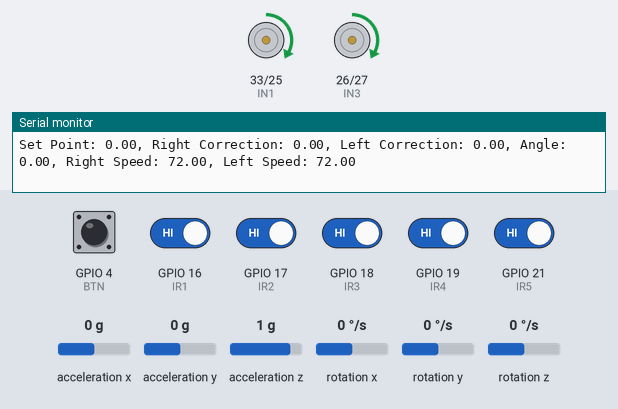
A sketch run on a simulated ESP32. Shown: motor-driver pin pairs drawn as motors (green arrow = first pin HIGH = forward, orange = second pin HIGH = backward, longer = more drive, scaled by the enable pin), the last lines printed to the serial monitor. Inputs (shaded band) come from the test bench; at power-on: GPIO 4 (BTN), GPIO 16 (IR1), GPIO 17 (IR2), GPIO 18 (IR3), GPIO 19 (IR4), GPIO 21 (IR5) HIGH, rotation z 0 °/s, acceleration x 0 g, acceleration y 0 g, acceleration z 1 g, rotation x 0 °/s, rotation y 0 °/s.

Above: at 1.8 s.
1.9 s: rotation z set to -192 °/s
At 3.89 s:
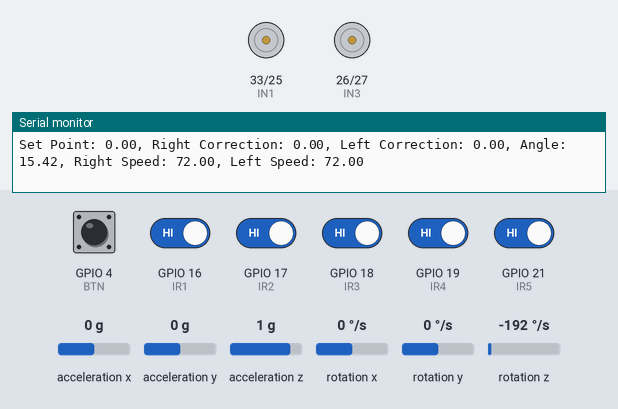
5.0 s: GPIO 16 (IR1) driven LOW
7.5 s: GPIO 17 (IR2) driven LOW
10.6 s: GPIO 21 (IR5) driven LOW
At 12.7 s:
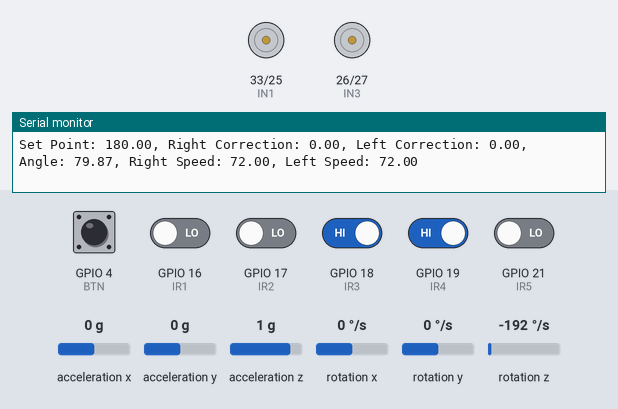
13.3 s: GPIO 17 (IR2) driven HIGH
At 13.8 s:
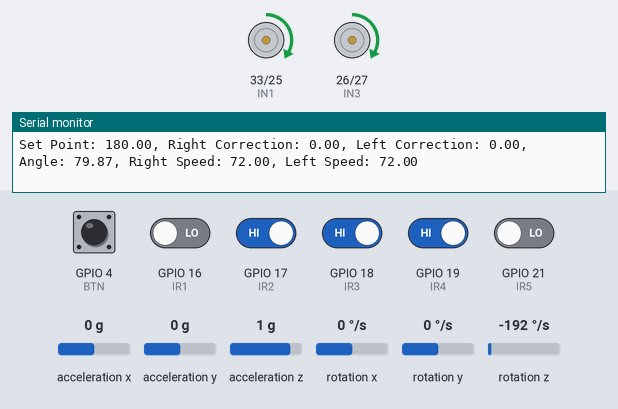
14.8 s: GPIO 18 (IR3) driven LOW
At 16.1 s:
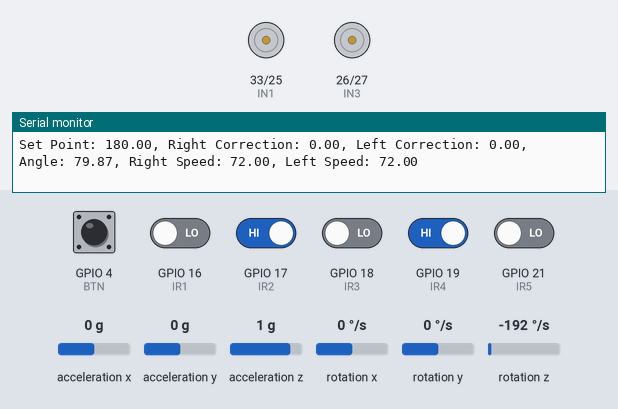
Timing chart, 0 to 17.3 s (numbered marks = the images above; inputs shaded):
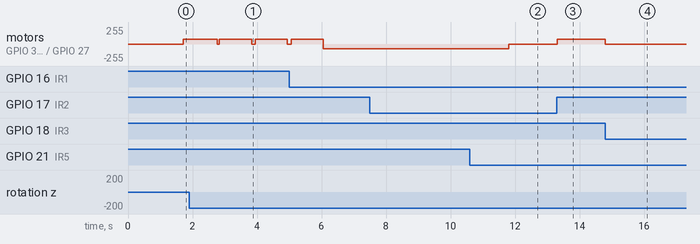

The sketch:

main.ino
```cpp
#include "I2Cdev.h"
#include "MPU6050_6Axis_MotionApps20.h"
#include "Wire.h"
#include "math.h"

#define IN1 33
#define IN2 25
#define IN3 26
#define IN4 27
#define ENA 32
#define ENB 14

#define IR1 16
#define IR2 17
#define IR3 18
#define IR4 19
#define IR5 21
#define BTN 4

int tryNumber = 1;
String path = "";
String simplePath = "";
int j = 0;

const int freq = 400;
const int res = 8;

MPU6050 mpu;

// MPU control/status vars
bool dmpReady = false;  // set true if DMP init was successful
uint8_t mpuIntStatus;   // holds actual interrupt status byte from MPU
uint8_t devStatus;      // return status after each device operation (0 = success, !0 = error)
uint16_t packetSize;    // expected DMP packet size (default is 42 bytes)
uint16_t fifoCount;     // count of all bytes currently in FIFO
uint8_t fifoBuffer[64]; // FIFO storage buffer

// orientation/motion vars
Quaternion q;           // [w, x, y, z]         quaternion container
VectorInt16 aa;         // [x, y, z]            accel sensor measurements
VectorInt16 aaReal;     // [x, y, z]            gravity-free accel sensor measurements
VectorInt16 aaWorld;    // [x, y, z]            world-frame accel sensor measurements
VectorFloat gravity;    // [x, y, z]            gravity vector
float euler[3];         // [psi, theta, phi]    Euler angle container
float ypr[3];           // [yaw, pitch, roll]   yaw/pitch/roll container and gravity vector

float kP = 4;
float kD = 0.1;
float kI = 0;

int milliOld;
int milliNew;
float dt;

float yawTarget = 0;
float yawActual;
float yawError = 0;
float yawErrorOld;
float yawErrorChange;
float yawErrorSlope = 0;
float yawErrorArea = 0;
float correction;
float angle;
float desired_angle;
float set_point = 0;

int milli;

float rscale = 4;
float lscale = 4;
float spd = 72;

void setup() {
  ledcSetup(0, freq, res);
  ledcSetup(1, freq, res);
  ledcAttachPin(ENA, 0);
  ledcAttachPin(ENB, 1);
  pinMode(IN1, OUTPUT);
  pinMode(IN2, OUTPUT);
  pinMode(IN3, OUTPUT);
  pinMode(IN4, OUTPUT);
  pinMode(ENA, OUTPUT);
  pinMode(ENB, OUTPUT);

  pinMode(IR1, INPUT);
  pinMode(IR2, INPUT);
  pinMode(IR3, INPUT);
  pinMode(IR4, INPUT);
  pinMode(IR5, INPUT);
  pinMode(BTN, INPUT_PULLUP);

  // join I2C bus (I2Cdev library doesn't do this automatically)
#if I2CDEV_IMPLEMENTATION == I2CDEV_ARDUINO_WIRE
  Wire.begin(23, 22);
  Wire.setClock(400000); // 400kHz I2C clock. Comment this line if having compilation difficulties
#elif I2CDEV_IMPLEMENTATION == I2CDEV_BUILTIN_FASTWIRE
  Fastwire::setup(400, true);
#endif

  // initialize serial communication
  // (115200 chosen because it is required for Teapot Demo output, but it's
  // really up to you depending on your project)
  Serial.begin(9600);
  while (!Serial); // wait for Leonardo enumeration, others continue immediately

  // NOTE: 8MHz or slower host processors, like the Teensy @ 3.3V or Arduino
  // Pro Mini running at 3.3V, cannot handle this baud rate reliably due to
  // the baud timing being too misaligned with processor ticks. You must use
  // 38400 or slower in these cases, or use some kind of external separate
  // crystal solution for the UART timer.

  // initialize device
  Serial.println(F("Initializing I2C devices..."));
  mpu.initialize();

  // verify connection
  Serial.println(F("Testing device connections..."));
  Serial.println(mpu.testConnection() ? F("MPU6050 connection successful") : F("MPU6050 connection failed"));

  // wait for ready
  /*Serial.println(F("\nSend any character to begin DMP programming and demo: "));
    while (Serial.available() && Serial.read()); // empty buffer
    while (!Serial.available());                 // wait for data
    while (Serial.available() && Serial.read()); // empty buffer again*/

  // load and configure the DMP
  Serial.println(F("Initializing DMP..."));
  devStatus = mpu.dmpInitialize();

  // supply your own gyro offsets here, scaled for min sensitivity
  mpu.setXGyroOffset(220);
  mpu.setYGyroOffset(76);
  mpu.setZGyroOffset(-85);
  mpu.setZAccelOffset(1788); // 1688 factory default for my test chip

  // make sure it worked (returns 0 if so)
  if (devStatus == 0) {
    // Calibration Time: generate offsets and calibrate our MPU6050
    mpu.CalibrateAccel(6);
    mpu.CalibrateGyro(6);
    mpu.PrintActiveOffsets();
    // turn on the DMP, now that it's ready
    Serial.println(F("Enabling DMP..."));
    mpu.setDMPEnabled(true);

    // enable Arduino interrupt detection
    Serial.print(F("Enabling interrupt detection (Arduino external interrupt "));
    Serial.println(F(")..."));
    mpuIntStatus = mpu.getIntStatus();

    // set our DMP Ready flag so the main loop() function knows it's okay to use it
    Serial.println(F("DMP ready! Waiting for first interrupt..."));
    dmpReady = true;

    // get expected DMP packet size for later comparison
    packetSize = mpu.dmpGetFIFOPacketSize();
  } else {
    // ERROR!
    // 1 = initial memory load failed
    // 2 = DMP configuration updates failed
    // (if it's going to break, usually the code will be 1)
    Serial.print(F("DMP Initialization failed (code "));
    Serial.print(devStatus);
    Serial.println(F(")"));
  }

  //motion part
  ledcSetup(0, freq, res);
  ledcSetup(1, freq, res);
  ledcAttachPin(ENA, 0);
  ledcAttachPin(ENB, 1);
  pinMode(IN1, OUTPUT);
  pinMode(IN2, OUTPUT);
  pinMode(IN3, OUTPUT);
  pinMode(IN4, OUTPUT);
  pinMode(ENA, OUTPUT);
  pinMode(ENB, OUTPUT);

  milliNew = millis();
}

void loop() {
  if (tryNumber == 1) { //check for the try number, then run the appropriate code
    firstTry();
  }
  else {
    secondTry();
  }
}

bool cycle(float x, float y)
{
  x += 360, y += 360;
  if (abs(x - y) > (360 - max(x, y)) + min(x, y))
    return true;
  return false;
}

void turnRight()
{
  set_point += 90;
  angle = imu_6050();
  if (set_point > 180)
  {
    set_point -= 360;
  }
  while (cycle(angle, set_point) ? angle > set_point - 15 : angle < set_point - 15)
  {
    right();
    angle = imu_6050();
  }
  milliNew = millis();
  stopp();
}

void turnLeft()
{
  angle = imu_6050();
  set_point -= 90;
  if (set_point < -180)
  {
    set_point += 360;
  }
  while (cycle(angle, set_point) ? angle < set_point + 15 : angle > set_point + 15)
  {
    left();
    angle = imu_6050();
  }
  milliNew = millis();
  stopp();
}

void right()
{
  digitalWrite(IN1, HIGH);
  digitalWrite(IN2, LOW);
  digitalWrite(IN3, HIGH);
  digitalWrite(IN4, LOW);
  ledcWrite(0, spd);
  ledcWrite(1, spd);
}

void left()
{
  digitalWrite(IN1, LOW);
  digitalWrite(IN2, HIGH);
  digitalWrite(IN3, LOW);
  digitalWrite(IN4, HIGH);
  ledcWrite(0, spd);
  ledcWrite(1, spd);
}

void forward()
{
  angle = imu_6050();
  float rcorrection = min(abs(correction / rscale), spd) * (correction / abs(correction ? correction : 1));
  float lcorrection = min(abs(correction / lscale), spd) * (correction / abs(correction ? correction : 1));
  Serial.print("Set Point: "); Serial.print(set_point);
  Serial.print(", Right Correction: "); Serial.print(rcorrection);
  Serial.print(", Left Correction: "); Serial.print(lcorrection);
  Serial.print(", Angle: "); Serial.print(angle);
  Serial.print(", Right Speed: "); Serial.print(spd - rcorrection);
  Serial.print(", Left Speed: "); Serial.print(spd + lcorrection);
  Serial.println();
  ledcWrite(0, spd - rcorrection); //right
  ledcWrite(1, spd + lcorrection); //left
}

void stopp()
{
  ledcWrite(0, 0);
  ledcWrite(1, 0);
}

//returns the state of the line that is currently followed
String lineState() {
  //reading ir sensor array
  int ir5 = !digitalRead(IR1);
  int ir4 = !digitalRead(IR2);
  int ir3 = !digitalRead(IR3);
  int ir2 = !digitalRead(IR4);
  int ir1 = !digitalRead(IR5);

  //if only the left-most sensor detects blackness, then the robot is going off-course to the left & must be corrected
  if (!ir2 && !ir3 && !ir4 && ir1) {
    return "offLEFT";
  }
  //if only the right-most sensor detects blackness, then the robot is going off-course to the right & must be corrected
  if (!ir2 && !ir3 && !ir4 && ir5) {
    return "offRIGHT";
  }
  //if no sensors detect blackness, then the robot has either reached a dead end and must go back, or has gone off-course and can no longer be corrected
  //SPECIAL CASE: if this was the case right after "RIGHT" or "LEFT" is returned, then the robot is at a 90-degrees turn
  //SPECIAL CASE: if this was the case right after "LEFTandRIGHT" is returned, then the robot is at a T-intersection
  if (!ir2 && !ir3 && !ir4) {
    return "NONE";
  }
  //if both the left-most & right-most sensors detect blackness, then then are branches to the left & to the right
  //IMPORTANT: must move a little forward and call the function again to check for T-intersection if "NONE" is returned
  //SPECIAL CASE: if this was the case right after "LEFTandRIGHT", then the robot is at a solid rectangle & has reached the end of the maze
  if (ir1 && ir5) {
    return "LEFTandRIGHT";
  }
  //if the left-most detects blackness, then then is a branch to the left
  //IMPORTANT: must move a little forward and call the function again to check for 90-degrees turn if "NONE" is returned
  if (ir1) {
    return "LEFT";
  }
  //if the right-most detects blackness, then then is a branch to the right
  //IMPORTANT: must move a little forward and call the function again to check for 90-degrees turn if "NONE" is returned
  if (ir5) {
    return "RIGHT";
  }
  //if none of the above cases are satisfied, then the robot is moving correctly along a straight line
  return "STRAIGHT";
}

//takes an string of a sequence of movements and returns an string with a simplified sequence, convert string to char array before passing to the function
char* simplify(char* sequence) {
  //calculate size of the string
  int n = 0;
  while (sequence[n] != '\0') {
    n++;
  }

  //new string variable for simplified sequence
  char* simple = (char*) malloc(n);
  int c = 0; //increment for the new string

  int done = 1; //will stay = 1 if the sequence cannot be simplified more, else = 0
  int i; //increment variable for the old string
  for (i = 1; i < n - 1; i++) { //start from 1 till n-1 because a 'B' cannot be the first or last movement
    if (sequence[i] == 'B') {
      done = 0; //simplifications exist for the sequence
      if (sequence[i - 1] == 'L' && sequence[i + 1] == 'L') { //replace "LBL" with 'S'
        simple[c] = 'S';
        i += 2;
        c++;
        break;
      }
      else if (sequence[i - 1] == 'L' && sequence[i + 1] == 'R') { //replace "LBR" with 'B'
        simple[c] = 'B';
        i += 2;
        c++;
        break;
      }
      else if (sequence[i - 1] == 'L' && sequence[i + 1] == 'S') { //replace "LBS" with 'R'
        simple[c] = 'R';
        i += 2;
        c++;
        break;
      }
      else if (sequence[i - 1] == 'R' && sequence[i + 1] == 'L') { //replace "RBL" with 'B'
        simple[c] = 'B';
        i += 2;
        c++;
        break;
      }
      else if (sequence[i - 1] == 'S' && sequence[i + 1] == 'L') { //replace "SBL" with 'R'
        simple[c] = 'R';
        i += 2;
        c++;
        break;
      }
      else if (sequence[i - 1] == 'S' && sequence[i + 1] == 'S') { //replace "SBS" with 'B'
        simple[c] = 'B';
        i += 2;
        c++;
        break;
      }
      else { //add the original movement if cannot simplify this segment
        simple[c] = sequence[i - 1];
        c++;
      }
    }
    else { //add the original movement if cannot simplify this segment
      simple[c] = sequence[i - 1];
      c++;
    }
  }

  //return old string if it was not simplified
  if (done == 1) {
    return sequence;
  }

  //add trailing original movements
  for (; i < n; i++) {
    simple[c] = sequence[i];
    c++;
  }
  simple[c] = '\0'; //end the string with a null character

  return simplify(simple);
}

float imu_6050()
{
  // if programming failed, don't try to do anything
  if (!dmpReady) return 1.0;
  // read a packet from FIFO
  if (mpu.dmpGetCurrentFIFOPacket(fifoBuffer)) { // Get the Latest packet
    // display Euler angles in degrees
    mpu.dmpGetQuaternion(&q, fifoBuffer);
    mpu.dmpGetGravity(&gravity, &q);
    mpu.dmpGetYawPitchRoll(ypr, &q, &gravity);
  }
  return ypr[0] * 180 / M_PI;
}

float PID_CONTROL(float yawActual, float yawTarget)
{
  milliOld = milliNew;
  milliNew = millis();
  dt = (milliNew - milliOld) / 1000.0;
  yawErrorOld = yawError;
  if(cycle(yawTarget, yawActual))
        yawError = 360 - yawTarget + yawActual;
    else
        yawError = yawTarget - yawActual;
  yawErrorChange = yawError - yawErrorOld;
  yawErrorSlope = yawErrorChange / dt;
  yawErrorArea = yawErrorArea + yawError * dt;

  correction = kP * yawError + kD * yawErrorSlope + kI * yawErrorArea;

  return correction;
}

void firstTry() {
  String state = lineState();
  if (state ==  "offLEFT") {
    //((correct course to the right))
    right();
  }
  else if (state ==  "offRIGHT") {
    //((correct course to the left))
    left();
  }
  else if (state ==  "NONE") {
    //((move forward to check for special cases))
    milli = millis(); while(millis() < milli + 1000) forward();
    String state2 = lineState();
    if (state2 == "NONE") { //Dead End
      //((turn back because dead end reached))
      turnRight();
      turnRight();
      path += "B";
    }
    else if (state2 == "STRAIGHT") { //Split Line
      //((keep moving forward as line is only split and will continue))
      forward();
    }
  }
  else if (state ==  "LEFTandRIGHT") {
    //((move a little bit forward to check for special cases))
    milli = millis(); while(millis() < milli + 1000) forward();
    String state2 = lineState();
    if (state2 == "NONE") { //T-Intersection
      //((turn left as priority is to the left way))
      turnLeft();
      path += "L";
    }
    else if (state2 == "STRAIGHT") { //Cross Intersection
      //((turn left as priority is to the left way))
      turnLeft();
      path += "L";
    }
    else if (state2 == "LEFTandRIGHT") { //Solid Rectangle (end of the maze)
      //((stop all movements))
      stopp();
      //first try finished, now to the second try
      tryNumber = 2;
      int len = path.length() + 1;
      char arr[len];
      for (int i = 0; i < len; i++) {
        arr[i] = path[i];
      }
      char* buff = (char*) malloc(32);
      buff = simplify(arr);
      simplePath = String(buff);
      while (!digitalRead(BTN)) {}
    }
  }
  else if (state ==  "LEFT") {
    //((move a little bit forward to check for special cases))
    milli = millis(); while(millis() < milli + 1000) forward();
    String state2 = lineState();
    if (state2 == "NONE") { //90-Degrees Turn
      //((turn left as there are no other way))
      turnLeft();
      path += "L";
    }
    else if (state2 == "STRAIGHT") { //T-Intersection
      //((turn left as priority is to the left way))
      turnLeft();
      path += "L";
    }
  }
  else if (state ==  "RIGHT") {
    //((move a little bit forward to check for special cases))
    milli = millis(); while(millis() < milli + 1000) forward();
    String state2 = lineState();
    if (state2 == "NONE") { //90-Degrees Turn
      //((turn right as there are no other way))
      turnRight();
      path += "R";
    }
    else if (state2 == "STRAIGHT") { //T-Intersection
      //((keep moving forward as priority is to the left way))
      turnRight();
      path += "S";
    }
  }
  else if (state ==  "STRAIGHT") {
    //((keep moving forward))
    forward();
  }
}

void secondTry() {
  String state = lineState();
  if (state ==  "offLEFT") {
    //((correct course to the right))
    right();
  }
  else if (state ==  "offRIGHT") {
    //((correct course to the left))
    left();
  }
  else if (state ==  "NONE") {
    //((keep moving forward as line is only split and will continue))
    forward();
  }
  else if (state ==  "STRAIGHT") {
    //((keep moving forward))
    forward();
  }
  else {
    //((move a little bit forward to position the robot in the center of the line after turning))
    char currentMove = simplePath[j];
    if (currentMove == 0) { //if we reached the end of the path array, then the end of the maze is reached
      //((stop all movements))
      stopp();
    }
    j++;
    switch (currentMove) {
      case 'L':
        turnLeft();
        break;
      case 'R':
        turnRight();
        break;
      case 'S':
        milli = millis(); while(millis() < milli + 1000) forward();
        break;
    }
  }
}
```

Measured:
- after the input at 1.9 s, motor on GPIO 33 (IN1) / GPIO 25 (IN2), motor on GPIO 26 (IN3) / GPIO 27 (IN4): alternates forward 72/255 for 1.0 s and stopped for 0.09 s, starting after 0.86 s
- after the input at 10.6 s, motor on GPIO 33 (IN1) / GPIO 25 (IN2), motor on GPIO 26 (IN3) / GPIO 27 (IN4): backward 72/255 → stopped after 1.2 s
- after the input at 13.3 s, motor on GPIO 33 (IN1) / GPIO 25 (IN2), motor on GPIO 26 (IN3) / GPIO 27 (IN4): stopped → forward 72/255 at once
- after the input at 14.8 s, motor on GPIO 33 (IN1) / GPIO 25 (IN2), motor on GPIO 26 (IN3) / GPIO 27 (IN4): forward 72/255 → stopped at once
